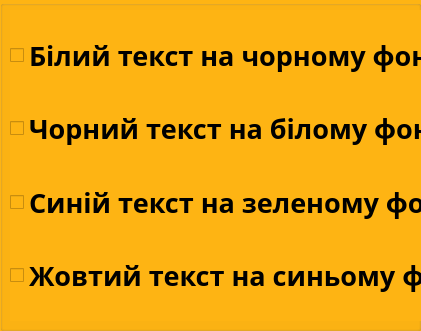
   <widget class="QGroupBox" name="groupBox_4">
    <property name="geometry">
     <rect>
      <x>780</x>
      <y>620</y>
      <width>421</width>
      <height>331</height>
     </rect>
    </property>
    <property name="palette">
     <palette>
      <active>
       <colorrole role="WindowText">
        <brush brushstyle="SolidPattern">
         <color alpha="255">
          <red>0</red>
          <green>0</green>
          <blue>0</blue>
         </color>
        </brush>
       </colorrole>
       <colorrole role="Button">
        <brush brushstyle="SolidPattern">
         <color alpha="255">
          <red>254</red>
          <green>180</green>
          <blue>19</blue>
         </color>
        </brush>
       </colorrole>
       <colorrole role="Light">
        <brush brushstyle="SolidPattern">
         <color alpha="255">
          <red>212</red>
          <green>255</green>
          <blue>223</blue>
         </color>
        </brush>
       </colorrole>
       <colorrole role="Midlight">
        <brush brushstyle="SolidPattern">
         <color alpha="255">
          <red>148</red>
          <green>255</green>
          <blue>175</blue>
         </color>
        </brush>
       </colorrole>
       <colorrole role="Dark">
        <brush brushstyle="SolidPattern">
         <color alpha="255">
          <red>42</red>
          <green>127</green>
          <blue>63</blue>
         </color>
        </brush>
       </colorrole>
       <colorrole role="Mid">
        <brush brushstyle="SolidPattern">
         <color alpha="255">
          <red>57</red>
          <green>170</green>
          <blue>85</blue>
         </color>
        </brush>
       </colorrole>
       <colorrole role="Text">
        <brush brushstyle="SolidPattern">
         <color alpha="255">
          <red>0</red>
          <green>0</green>
          <blue>0</blue>
         </color>
        </brush>
       </colorrole>
       <colorrole role="BrightText">
        <brush brushstyle="SolidPattern">
         <color alpha="255">
          <red>255</red>
          <green>255</green>
          <blue>255</blue>
         </color>
        </brush>
       </colorrole>
       <colorrole role="ButtonText">
        <brush brushstyle="SolidPattern">
         <color alpha="255">
          <red>0</red>
          <green>0</green>
          <blue>0</blue>
         </color>
        </brush>
       </colorrole>
       <colorrole role="Base">
        <brush brushstyle="SolidPattern">
         <color alpha="255">
          <red>254</red>
          <green>180</green>
          <blue>19</blue>
         </color>
        </brush>
       </colorrole>
       <colorrole role="Window">
        <brush brushstyle="SolidPattern">
         <color alpha="255">
          <red>254</red>
          <green>180</green>
          <blue>19</blue>
         </color>
        </brush>
       </colorrole>
       <colorrole role="Shadow">
        <brush brushstyle="SolidPattern">
         <color alpha="255">
          <red>0</red>
          <green>0</green>
          <blue>0</blue>
         </color>
        </brush>
       </colorrole>
       <colorrole role="AlternateBase">
        <brush brushstyle="SolidPattern">
         <color alpha="255">
          <red>170</red>
          <green>255</green>
          <blue>191</blue>
         </color>
        </brush>
       </colorrole>
       <colorrole role="ToolTipBase">
        <brush brushstyle="SolidPattern">
         <color alpha="255">
          <red>255</red>
          <green>255</green>
          <blue>220</blue>
         </color>
        </brush>
       </colorrole>
       <colorrole role="ToolTipText">
        <brush brushstyle="SolidPattern">
         <color alpha="255">
          <red>0</red>
          <green>0</green>
          <blue>0</blue>
         </color>
        </brush>
       </colorrole>
       <colorrole role="PlaceholderText">
        <brush brushstyle="SolidPattern">
         <color alpha="127">
          <red>0</red>
          <green>0</green>
          <blue>0</blue>
         </color>
        </brush>
       </colorrole>
      </active>
      <inactive>
       <colorrole role="WindowText">
        <brush brushstyle="SolidPattern">
         <color alpha="255">
          <red>0</red>
          <green>0</green>
          <blue>0</blue>
         </color>
        </brush>
       </colorrole>
       <colorrole role="Button">
        <brush brushstyle="SolidPattern">
         <color alpha="255">
          <red>254</red>
          <green>180</green>
          <blue>19</blue>
         </color>
        </brush>
       </colorrole>
       <colorrole role="Light">
        <brush brushstyle="SolidPattern">
         <color alpha="255">
          <red>212</red>
          <green>255</green>
          <blue>223</blue>
         </color>
        </brush>
       </colorrole>
       <colorrole role="Midlight">
        <brush brushstyle="SolidPattern">
         <color alpha="255">
          <red>148</red>
          <green>255</green>
          <blue>175</blue>
         </color>
        </brush>
       </colorrole>
       <colorrole role="Dark">
        <brush brushstyle="SolidPattern">
         <color alpha="255">
          <red>42</red>
          <green>127</green>
          <blue>63</blue>
         </color>
        </brush>
       </colorrole>
       <colorrole role="Mid">
        <brush brushstyle="SolidPattern">
         <color alpha="255">
          <red>57</red>
          <green>170</green>
          <blue>85</blue>
         </color>
        </brush>
       </colorrole>
       <colorrole role="Text">
        <brush brushstyle="SolidPattern">
         <color alpha="255">
          <red>0</red>
          <green>0</green>
          <blue>0</blue>
         </color>
        </brush>
       </colorrole>
       <colorrole role="BrightText">
        <brush brushstyle="SolidPattern">
         <color alpha="255">
          <red>255</red>
          <green>255</green>
          <blue>255</blue>
         </color>
        </brush>
       </colorrole>
       <colorrole role="ButtonText">
        <brush brushstyle="SolidPattern">
         <color alpha="255">
          <red>0</red>
          <green>0</green>
          <blue>0</blue>
         </color>
        </brush>
       </colorrole>
       <colorrole role="Base">
        <brush brushstyle="SolidPattern">
         <color alpha="255">
          <red>254</red>
          <green>180</green>
          <blue>19</blue>
         </color>
        </brush>
       </colorrole>
       <colorrole role="Window">
        <brush brushstyle="SolidPattern">
         <color alpha="255">
          <red>254</red>
          <green>180</green>
          <blue>19</blue>
         </color>
        </brush>
       </colorrole>
       <colorrole role="Shadow">
        <brush brushstyle="SolidPattern">
         <color alpha="255">
          <red>0</red>
          <green>0</green>
          <blue>0</blue>
         </color>
        </brush>
       </colorrole>
       <colorrole role="AlternateBase">
        <brush brushstyle="SolidPattern">
         <color alpha="255">
          <red>170</red>
          <green>255</green>
          <blue>191</blue>
         </color>
        </brush>
       </colorrole>
       <colorrole role="ToolTipBase">
        <brush brushstyle="SolidPattern">
         <color alpha="255">
          <red>255</red>
          <green>255</green>
          <blue>220</blue>
         </color>
        </brush>
       </colorrole>
       <colorrole role="ToolTipText">
        <brush brushstyle="SolidPattern">
         <color alpha="255">
          <red>0</red>
          <green>0</green>
          <blue>0</blue>
         </color>
        </brush>
       </colorrole>
       <colorrole role="PlaceholderText">
        <brush brushstyle="SolidPattern">
         <color alpha="127">
          <red>0</red>
          <green>0</green>
          <blue>0</blue>
         </color>
        </brush>
       </colorrole>
      </inactive>
      <disabled>
       <colorrole role="WindowText">
        <brush brushstyle="SolidPattern">
         <color alpha="255">
          <red>42</red>
          <green>127</green>
          <blue>63</blue>
         </color>
        </brush>
       </colorrole>
       <colorrole role="Button">
        <brush brushstyle="SolidPattern">
         <color alpha="255">
          <red>254</red>
          <green>180</green>
          <blue>19</blue>
         </color>
        </brush>
       </colorrole>
       <colorrole role="Light">
        <brush brushstyle="SolidPattern">
         <color alpha="255">
          <red>212</red>
          <green>255</green>
          <blue>223</blue>
         </color>
        </brush>
       </colorrole>
       <colorrole role="Midlight">
        <brush brushstyle="SolidPattern">
         <color alpha="255">
          <red>148</red>
          <green>255</green>
          <blue>175</blue>
         </color>
        </brush>
       </colorrole>
       <colorrole role="Dark">
        <brush brushstyle="SolidPattern">
         <color alpha="255">
          <red>42</red>
          <green>127</green>
          <blue>63</blue>
         </color>
        </brush>
       </colorrole>
       <colorrole role="Mid">
        <brush brushstyle="SolidPattern">
         <color alpha="255">
          <red>57</red>
          <green>170</green>
          <blue>85</blue>
         </color>
        </brush>
       </colorrole>
       <colorrole role="Text">
        <brush brushstyle="SolidPattern">
         <color alpha="255">
          <red>42</red>
          <green>127</green>
          <blue>63</blue>
         </color>
        </brush>
       </colorrole>
       <colorrole role="BrightText">
        <brush brushstyle="SolidPattern">
         <color alpha="255">
          <red>255</red>
          <green>255</green>
          <blue>255</blue>
         </color>
        </brush>
       </colorrole>
       <colorrole role="ButtonText">
        <brush brushstyle="SolidPattern">
         <color alpha="255">
          <red>42</red>
          <green>127</green>
          <blue>63</blue>
         </color>
        </brush>
       </colorrole>
       <colorrole role="Base">
        <brush brushstyle="SolidPattern">
         <color alpha="255">
          <red>254</red>
          <green>180</green>
          <blue>19</blue>
         </color>
        </brush>
       </colorrole>
       <colorrole role="Window">
        <brush brushstyle="SolidPattern">
         <color alpha="255">
          <red>254</red>
          <green>180</green>
          <blue>19</blue>
         </color>
        </brush>
       </colorrole>
       <colorrole role="Shadow">
        <brush brushstyle="SolidPattern">
         <color alpha="255">
          <red>0</red>
          <green>0</green>
          <blue>0</blue>
         </color>
        </brush>
       </colorrole>
       <colorrole role="AlternateBase">
        <brush brushstyle="SolidPattern">
         <color alpha="255">
          <red>85</red>
          <green>255</green>
          <blue>127</blue>
         </color>
        </brush>
       </colorrole>
       <colorrole role="ToolTipBase">
        <brush brushstyle="SolidPattern">
         <color alpha="255">
          <red>255</red>
          <green>255</green>
          <blue>220</blue>
         </color>
        </brush>
       </colorrole>
       <colorrole role="ToolTipText">
        <brush brushstyle="SolidPattern">
         <color alpha="255">
          <red>0</red>
          <green>0</green>
          <blue>0</blue>
         </color>
        </brush>
       </colorrole>
       <colorrole role="PlaceholderText">
        <brush brushstyle="SolidPattern">
         <color alpha="127">
          <red>42</red>
          <green>127</green>
          <blue>63</blue>
         </color>
        </brush>
       </colorrole>
      </disabled>
     </palette>
    </property>
    <property name="styleSheet">
     <string notr="true">background-color: rgb(254, 180, 19)</string>
    </property>
    <property name="title">
     <string/>
    </property>
    <widget class="QWidget" name="layoutWidget_12">
     <property name="geometry">
      <rect>
       <x>10</x>
       <y>10</y>
       <width>471</width>
       <height>311</height>
      </rect>
     </property>
     <layout class="QFormLayout" name="formLayout_13">
      <item row="0" column="0">
       <spacer name="verticalSpacer_36">
        <property name="orientation">
         <enum>Qt::Vertical</enum>
        </property>
        <property name="sizeHint" stdset="0">
         <size>
          <width>20</width>
          <height>40</height>
         </size>
        </property>
       </spacer>
      </item>
      <item row="1" column="0">
       <widget class="QCheckBox" name="checkBox_45">
        <property name="font">
         <font>
          <family>Sitka Banner Semibold</family>
          <pointsize>20</pointsize>
          <bold>true</bold>
         </font>
        </property>
        <property name="text">
         <string>Білий текст на чорному фоні</string>
        </property>
       </widget>
      </item>
      <item row="1" column="1">
       <spacer name="horizontalSpacer_26">
        <property name="orientation">
         <enum>Qt::Horizontal</enum>
        </property>
        <property name="sizeHint" stdset="0">
         <size>
          <width>40</width>
          <height>20</height>
         </size>
        </property>
       </spacer>
      </item>
      <item row="2" column="0">
       <spacer name="verticalSpacer_33">
        <property name="orientation">
         <enum>Qt::Vertical</enum>
        </property>
        <property name="sizeHint" stdset="0">
         <size>
          <width>20</width>
          <height>40</height>
         </size>
        </property>
       </spacer>
      </item>
      <item row="3" column="0">
       <widget class="QCheckBox" name="checkBox_46">
        <property name="font">
         <font>
          <family>Sitka Banner Semibold</family>
          <pointsize>20</pointsize>
          <bold>true</bold>
         </font>
        </property>
        <property name="text">
         <string>Чорний текст на білому фоні</string>
        </property>
       </widget>
      </item>
      <item row="3" column="1">
       <spacer name="horizontalSpacer_27">
        <property name="orientation">
         <enum>Qt::Horizontal</enum>
        </property>
        <property name="sizeHint" stdset="0">
         <size>
          <width>40</width>
          <height>20</height>
         </size>
        </property>
       </spacer>
      </item>
      <item row="4" column="0">
       <spacer name="verticalSpacer_34">
        <property name="orientation">
         <enum>Qt::Vertical</enum>
        </property>
        <property name="sizeHint" stdset="0">
         <size>
          <width>20</width>
          <height>40</height>
         </size>
        </property>
       </spacer>
      </item>
      <item row="5" column="0">
       <widget class="QCheckBox" name="checkBox_47">
        <property name="font">
         <font>
          <family>Sitka Banner Semibold</family>
          <pointsize>20</pointsize>
          <bold>true</bold>
         </font>
        </property>
        <property name="text">
         <string>Синій текст на зеленому фоні</string>
        </property>
       </widget>
      </item>
      <item row="5" column="1">
       <spacer name="horizontalSpacer_29">
        <property name="orientation">
         <enum>Qt::Horizontal</enum>
        </property>
        <property name="sizeHint" stdset="0">
         <size>
          <width>40</width>
          <height>20</height>
         </size>
        </property>
       </spacer>
      </item>
      <item row="6" column="0">
       <spacer name="verticalSpacer_35">
        <property name="orientation">
         <enum>Qt::Vertical</enum>
        </property>
        <property name="sizeHint" stdset="0">
         <size>
          <width>20</width>
          <height>40</height>
         </size>
        </property>
       </spacer>
      </item>
      <item row="8" column="0">
       <widget class="QCheckBox" name="checkBox_48">
        <property name="font">
         <font>
          <family>Sitka Banner Semibold</family>
          <pointsize>20</pointsize>
          <bold>true</bold>
         </font>
        </property>
        <property name="text">
         <string>Жовтий текст на синьому фоні</string>
        </property>
       </widget>
      </item>
      <item row="8" column="1">
       <spacer name="horizontalSpacer_28">
        <property name="orientation">
         <enum>Qt::Horizontal</enum>
        </property>
        <property name="sizeHint" stdset="0">
         <size>
          <width>40</width>
          <height>20</height>
         </size>
        </property>
       </spacer>
      </item>
      <item row="9" column="0">
       <spacer name="verticalSpacer_37">
        <property name="orientation">
         <enum>Qt::Vertical</enum>
        </property>
        <property name="sizeHint" stdset="0">
         <size>
          <width>20</width>
          <height>40</height>
         </size>
        </property>
       </spacer>
      </item>
     </layout>
    </widget>
   </widget>
